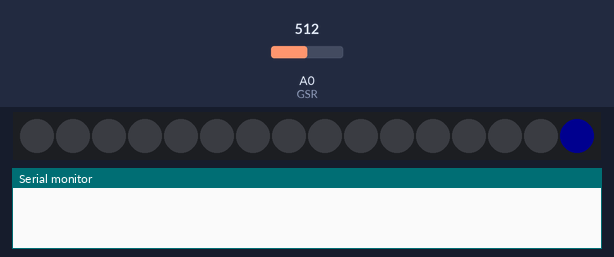
Recording of a sketch running on a simulated Arduino Nano 33 IoT. Shown: 16 RGB LEDs in strip order, left to right, the last lines printed to the serial monitor. The test bench sets the inputs (shaded band); at power-on: A0 (GSR) = 512. Dim RGB values are drawn brighter than linear; nothing arrives over Bluetooth unless stated; a phone connects over Bluetooth LE 3 s after start.

Above: at 3.1 s.
4.5 s: A0 (GSR) set to 456
7.5 s: A0 (GSR) set to 440
At 7.7 s:
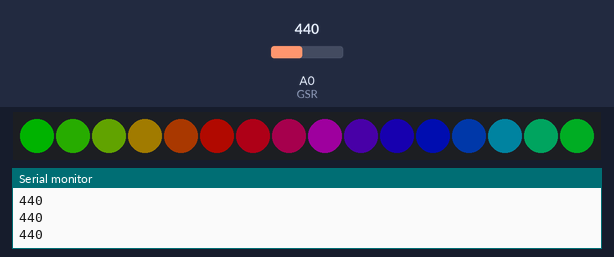
9.9 s: A0 (GSR) set to 460
At 10.71 s:
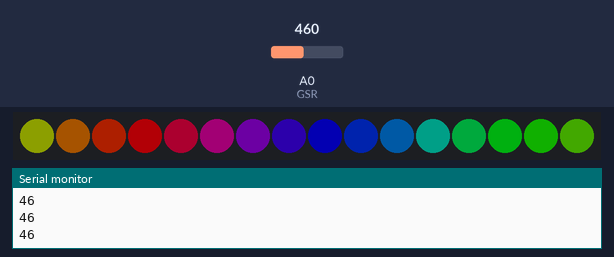
12.9 s: A0 (GSR) set to 306
At 14.1 s:
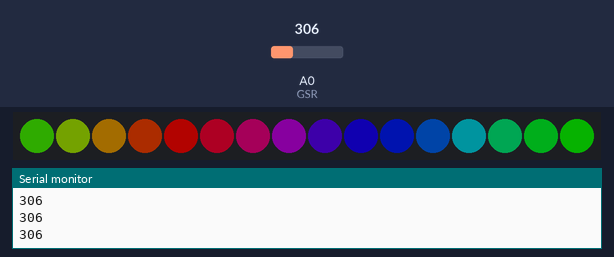
15.9 s: A0 (GSR) set to 511
At 17.11 s:
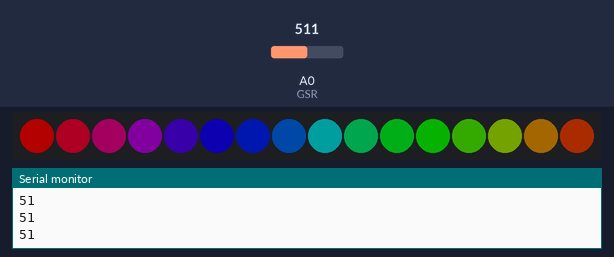
18.9 s: A0 (GSR) set to 246
At 20.7 s:
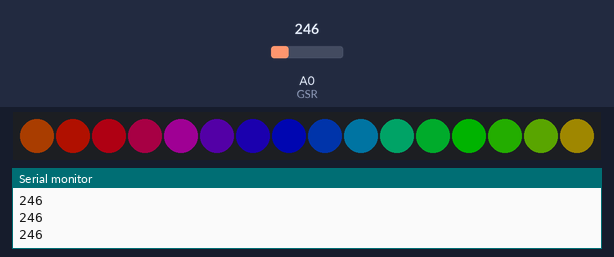

Measured:
- the behaviour switches between 450 and 449 on A0 (GSR) (found by bisection; images 0 and 1)
- after the input at 7.5 s, the LEDs: change after 0.05 s (image 1)
- after the input at 12.9 s, the LEDs: first differ from a run without the input after 1.1 s (image 3)

The sketch:

sweatSensor.ino
```cpp
/*Project Name: StressWatch (BME/CSE Wearable Sensor)
  File Name: sweatSensor.ino
  Team Members: Megan Lu, Kristen Park, Kanita Sivananthan, Lily Wang
  Team Member Responsible: Lily Wang
  Date: 6/4/20

  Task Description: Arduino Code
  -  Collect GSR Sensor data from A0 pin
  -  Neopixel LED light: blue (connect to bluetooth), rainbow (testing), green (complete testing), turn off
  -  Connect to bluetooth with UUID

*/

/* Arduino Libraries */
#include <Adafruit_NeoPixel.h>
#include <ArduinoBLE.h>

/*Define PINs*/
#define PIN 5                                                                     // Neopixel Ring Data In (Pin 5)

Adafruit_NeoPixel strip = Adafruit_NeoPixel(16, PIN, NEO_GRB + NEO_KHZ800);
// Neopixel strip description:
// Parameter 1 = number of pixels in strip
// Parameter 2 = pin number (most are valid)
// Parameter 3 = pixel type flags, add together as needed:
//   NEO_KHZ800  800 KHz bitstream (most NeoPixel products w/WS2812 LEDs)
//   NEO_KHZ400  400 KHz (classic 'v1' (not v2) FLORA pixels, WS2811 drivers)
//   NEO_GRB     Pixels are wired for GRB bitstream (most NeoPixel products)
//   NEO_RGB     Pixels are wired for RGB bitstream (v1 FLORA pixels, not v2)

/* Define variables */
const int GSR=A0;
int sensorValue=0;
int gsr_average=0;

int state=0;              //State 0 (initial), State 1 (testing), State 2(complete)
int count=0;
int gsrValues[] = {};
int loopCount=0;
int bleStatus=0;

/* Define Bluetooth Service*/
BLEService gsrService("19B10010-E8F2-537E-4F6C-D104768A1214");                                                  // create service
BLEByteCharacteristic gsrCharacteristic("19B10011-E8F2-537E-4F6C-D104768A1214", BLERead | BLEWrite | BLENotify);


void setup(){
  Serial.begin(9600);
  while (!Serial);

  /*Neopixel initialization*/
  strip.begin();
  strip.setBrightness(60);  // LED Brightness
  strip.show();             // All pixels to 'off'

  /*Bluetooth initialization*/
  if (!BLE.begin()) {
    Serial.println("starting BLE failed!");

    while (1);
  }

  // Local name of peripheral advertises
  BLE.setLocalName("StressWatch");

  // Local UUID for service this peripheral advertises:
  BLE.setAdvertisedService(gsrService);

  // Add the characteristics to the service
  gsrService.addCharacteristic(gsrCharacteristic);

  // Add the service
  BLE.addService(gsrService);

  // LED turns blue when bluetooth is ready
  colorWipe(strip.Color(0, 0, 64), 100); // Color: blue
  colorWipe(strip.Color(0,0,0), 100); // Black

  // start advertising
  BLE.advertise();
  Serial.println("Bluetooth device active, waiting for connections...");
}

void loop(){
  // poll for BLE events
  BLE.poll();
  BLEDevice central = BLE.central();
  if(central)
  {
    Serial.println("connected to central:");
    Serial.println(central.address());
    bleStatus=1;
  }
  else
    bleStatus=0;

  /* Take measurements from GSR Sensor as soon as device is connected by bluetooth*/
  long sum=0;
  for(int i=0;i<10;i++)                 // Average 10 measurements to remove the glitch
  {
      sensorValue=analogRead(GSR);
      sum += sensorValue;
      delay(5);
  }
  gsr_average = sum/10;
  //Serial.println(gsr_average);

  /* When GSR reads value less than 450, rainbow cycle starts */
  if(gsr_average < 450 && state == 0){
    state = 1;

    rainbowCycle(15); // Starts Rainbow cycle (testing state)

    // End of Rainbow cycle
    if(state == 1){
      colorWipe(strip.Color(0, 32, 0), 100); //Green
      Serial.println("Count: " ); // Number data points
      Serial.println(count);
      count = 0;                  // Reset value

      gsrCharacteristic.writeValue(0); // Sets value property

      // LED lights stay green until fingers are removed
      while( sensorValue < 450){
         delay(1);
         sensorValue=analogRead(GSR);
      }
    }
    state = 0; // change state
    colorWipe(strip.Color(0,0,0), 100); // Turn off LED
  }
  else{
    Serial.end();
  }

}

// Fill the dots one after the other with a color
void colorWipe(uint32_t c, uint8_t wait) {
  for(uint16_t i=0; i<strip.numPixels(); i++) {
      strip.setPixelColor(i, c);
      strip.show();
      delay(wait);
  }
}

// Rainbow Cycle function
void rainbowCycle(uint8_t wait) {
  uint16_t i, j;
  delay(15);       // Take off beginning values

  // 2 cycles of all colors on wheel
  for(j=0; j<256*2; j++) {
    for(i=0; i< strip.numPixels(); i++) {
      strip.setPixelColor(i, Wheel(((i * 256/ strip.numPixels()) + j) & 255));
    }
    strip.show();

    // Take GSR measurements
    long sum=0;
    for(int i=0;i<10;i++)           //Average the 10 measurements to remove the glitch
    {
         sensorValue=analogRead(GSR);
         sum += sensorValue;
         delay(1); //Delay between

         // Check if fingers are in sensor
         if(sensorValue > 450)
            {
              sensorValue=analogRead(GSR);
              delay(5);
              if(sensorValue > 450){
                state = 2;
                count = 0;
                break;
               }

            }
    }
    gsr_average = sum/10;
    Serial.println(gsr_average);
    count += 1;

    // Divide values by 2 (decrease storage in bytes of array)
    if(bleStatus == 1){
       gsrCharacteristic.writeValue(gsr_average/2);
    }
  }
}

// Input a value 0 to 255 to get a color value.
// The colours are a transition r - g - b - back to r.
uint32_t Wheel(byte WheelPos) {
  if(WheelPos < 85) {
   return strip.Color(WheelPos * 3, 255 - WheelPos * 3, 0);
  } else if(WheelPos < 170) {
   WheelPos -= 85;
   return strip.Color(255 - WheelPos * 3, 0, WheelPos * 3);
  } else {
   WheelPos -= 170;
   return strip.Color(0, WheelPos * 3, 255 - WheelPos * 3);
  }
}
```
